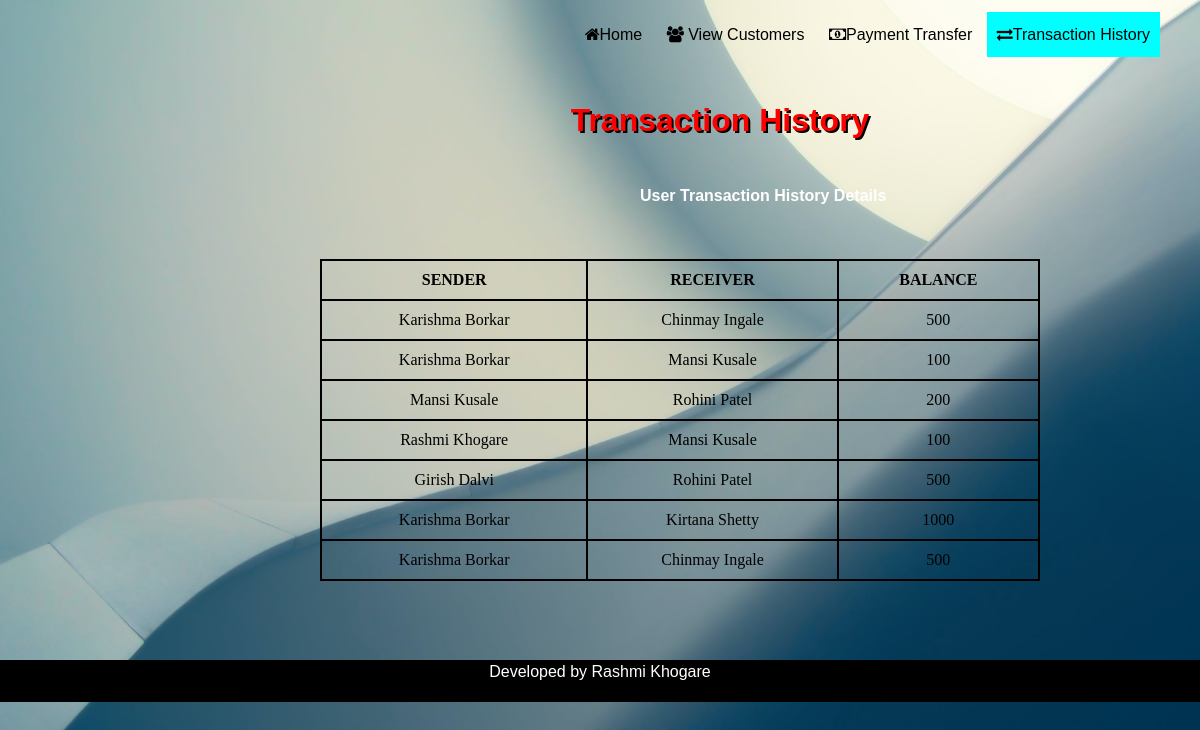
The page /transactionhistory.php on the database its author committed.
### tables this page shows
CREATE TABLE `transaction` (
  `sender` varchar(20) NOT NULL,
  `receiver` varchar(20) NOT NULL,
  `amount` int(11) NOT NULL
);

### transactionhistory.php (the view, shortened to what this page needs)
<?php
  include 'connection.php';
  $q="select * from transaction";
  $result=mysqli_query($con,$q);
?>
<!DOCTYPE HTML>
<html lang="en">
<head>
		 <link rel="stylesheet" href="customer2.css">
		 	<link rel="stylesheet" href="https://cdnjs.cloudflare.com/ajax/libs/font-awesome/4.7.0/css/font-awesome.min.css">
	</head>
<body>
<div class="navbar">
  <div class="logo">
  </div>
<ul id="navlist">
  <li class="navlist"><a href="index.php"><i class='fa fa-home' aria-hidden='true'></i>Home</a></li>
   <li class="navlist"><a href="customers.php"><i class="fa fa-users" aria-hidden="true"></i> View Customers</a></li>
   <li class="navlist"><a href="transfer.php"><i class='fa fa-money' aria-hidden='true'></i>Payment Transfer</a></li>
    <li class="navlist"><a class="active" href="transactionhistory.php"><i class='fa fa-exchange' aria-hidden='true'></i>Transaction History</a></li>
</ul>
</div>
</body>
<div>
 <h1 class="title" style="color:red"> Transaction History</h1>
 <h4 class="text"> User Transaction History Details </h4>
 </div>
 <br>
 <br>
 <br>
<table style="font-family: serif;color: black;">
  <thead style="font-weight: bold;">
    <th>SENDER</th>
    <th>RECEIVER</th>
    <th>BALANCE</th>
  </thead>
  <tbody>
    <tr align = center>
        <?php
      while($row=mysqli_fetch_array($result)){
        ?>
  <td><?php echo  $row["sender"]; ?></td>
  <td><?php echo  $row["receiver"]; ?></td>
  <td><?php echo  $row["amount"]; ?></td>
  <tr align = center>
  <?php }
  ?>
  </tr>
  </tbody>
  </table>
    <footer>
  <p>Developed by Rashmi Khogare</p><br>
</footer>
</body>
</html>

### customer2.css (style rules this page uses)
* { box-sizing: border-box; margin: 0; padding: 0; }
body { font-family: "Raleway", sans-serif; height: 100vh; width: 100%; background: url("pic3.jpeg"); background-repeat: no-repeat; background-attachment: fixed; background-size: cover; }
.navbar { position: sticky; top: 0; background-color: #00000; height: 70px; line-height: 70px; z-index: 3; }
.logo { float: left; height: 100%; padding-left: 2rem; padding-top: 5px; }
#navlist { list-style-type: none; margin: 0; padding: 0; float: right; padding-right: 2.5rem; }
.navlist { height: 100%; display: inline-block; }
.navlist:last-child { border-right: none; }
.navlist a { color: black; text-align: center; padding: 14px 10px; text-decoration: none; }
.active { background-color: #00ffff; }
.title { font-size: 2em; margin-bottom: 1rem; text-shadow: 2px 2px 0px black; margin-top: 2rem; mix-blend-mode: screen; margin-left: 15rem; padding-bottom: 2rem; border-color: black; text-align:center; }
.text { color: white; margin-left: 40rem; }
table { font-family: sans-serif; border-collapse: collapse; width: 60%; margin-left: 20rem; margin-bottom: 5rem; }
td, th { border: 2px solid black; border-radius: 1px; text-align: center; padding: 10px; }
footer { text-align:center; padding: 3px; background-color: black; color: white; position: relative; width: 100%; bottom: 0; }

### rows shown on the page
transaction: sender "Karishma Borkar", receiver "Chinmay Ingale", amount "500"
transaction: sender "Karishma Borkar", receiver "Mansi Kusale", amount "100"
transaction: sender "Mansi Kusale", receiver "Rohini Patel", amount "200"
transaction: sender "Rashmi Khogare", receiver "Mansi Kusale", amount "100"
transaction: sender "Girish Dalvi", receiver "Rohini Patel", amount "500"
transaction: sender "Karishma Borkar", receiver "Kirtana Shetty", amount "1000"
transaction: sender "Karishma Borkar", receiver "Chinmay Ingale", amount "500"
